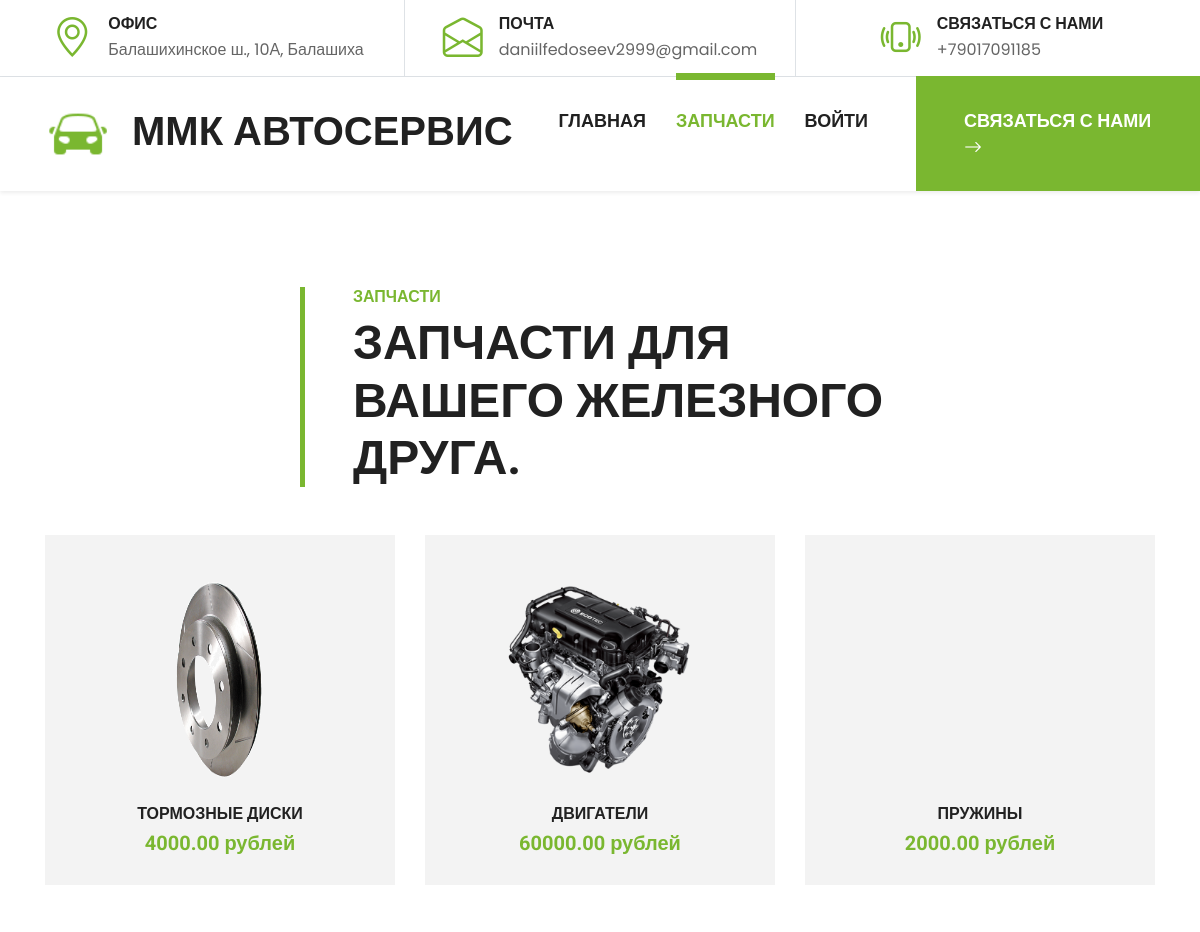
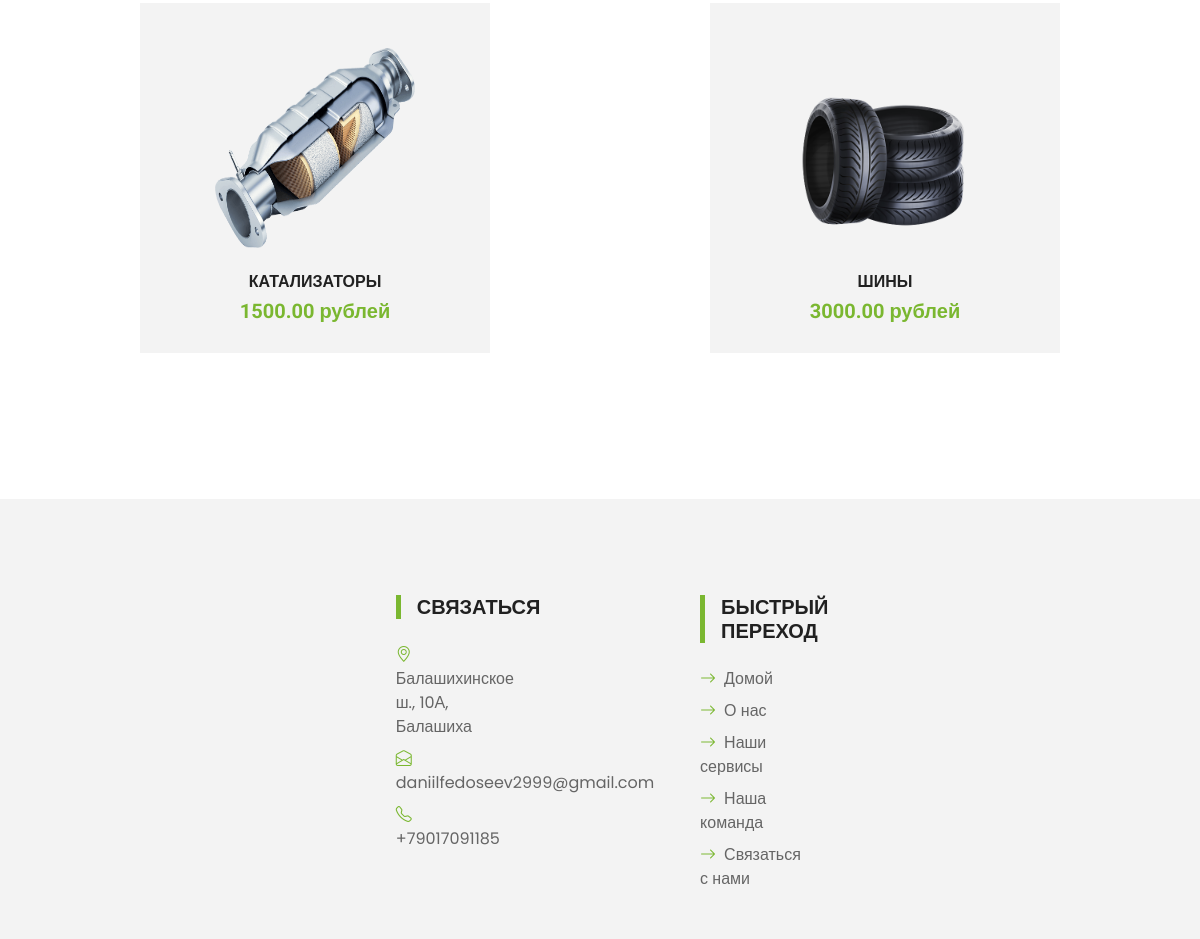
The page /product.php on the database its author committed (2 pictures, top to bottom).
### tables this page shows
CREATE TABLE `products` (
  `id` int(11) NOT NULL,
  `name` varchar(100) NOT NULL,
  `description` text DEFAULT NULL,
  `price` decimal(10,2) NOT NULL,
  `image` varchar(255) DEFAULT NULL
);

### product.php (the view, shortened to what this page needs)
<?php
include 'php/config.php';
?>
<!DOCTYPE html>
<html lang="ru">
<head>
    <link href="https://cdn.jsdelivr.net/npm/bootstrap-icons@1.4.1/font/bootstrap-icons.css" rel="stylesheet">
    <link href="lib/flaticon/font/flaticon.css" rel="stylesheet">
    <link href="lib/owlcarousel/assets/owl.carousel.min.css" rel="stylesheet">
    <link href="css/bootstrap.min.css" rel="stylesheet">
    <link href="css/style.css" rel="stylesheet">
</head>
<body>
    <div class="container-fluid border-bottom d-none d-lg-block">
        <div class="row gx-0">
            <div class="col-lg-4 text-center py-2">
                <div class="d-inline-flex align-items-center">
                    <i class="bi bi-geo-alt fs-1 text-primary me-3"></i>
                    <div class="text-start">
                        <h6 class="text-uppercase mb-1">Офис</h6>
                        <span>Балашихинское ш., 10А, Балашиха</span>
                    </div>
                </div>
            </div>
            <div class="col-lg-4 text-center border-start border-end py-2">
                <div class="d-inline-flex align-items-center">
                    <i class="bi bi-envelope-open fs-1 text-primary me-3"></i>
                    <div class="text-start">
                        <h6 class="text-uppercase mb-1">Почта</h6>
                        <span>daniilfedoseev2999@gmail.com</span>
                    </div>
                </div>
            </div>
            <div class="col-lg-4 text-center py-2">
                <div class="d-inline-flex align-items-center">
                    <i class="bi bi-phone-vibrate fs-1 text-primary me-3"></i>
                    <div class="text-start">
                        <h6 class="text-uppercase mb-1">Связаться с нами</h6>
                        <span>+79017091185</span>
                    </div>
                </div>
            </div>
        </div>
    </div>
    <nav class="navbar navbar-expand-lg bg-white navbar-light shadow-sm py-3 py-lg-0 px-3 px-lg-0 mb-5">
        <a href="index.php" class="navbar-brand ms-lg-5">
            <h1 class="m-0 text-uppercase text-dark"><img class="flaticon-cat display-1 text-primary me-4" src="img/логотип.png" height="60px">ММК Автосервис</h1>
        </a>
        <div class="collapse navbar-collapse" id="navbarCollapse">
            <div class="navbar-nav ms-auto py-0">
                <a href="index.php" class="nav-item nav-link">Главная</a>
                <a href="product.php" class="nav-item nav-link active">Запчасти</a>
                <?php if (isset($_SESSION['user_id'])): ?>
                    <a href="view_cart.php" class="nav-item nav-link">Корзина</a>
                    <a href="php/logout.php" class="nav-item nav-link">Выйти</a>
                <?php else: ?>
                    <a href="login.html" class="nav-item nav-link">Войти</a>
                <?php endif; ?>
                <a href="contact.php" class="nav-item nav-link nav-contact bg-primary text-white px-5 ms-lg-5">Связаться с нами <i class="bi bi-arrow-right"></i></a>
            </div>
        </div>
    </nav>
    <div class="container-fluid py-5">
        <div class="container">
            <div class="border-start border-5 border-primary ps-5 mb-5" style="max-width: 600px;">
                <h6 class="text-primary text-uppercase">Запчасти</h6>
                <h1 class="display-5 text-uppercase mb-0">Запчасти для вашего железного друга.</h1>
            </div>
            <div class="row">
                <?php
                $sql = "SELECT id, name, description, price, image FROM products";
                $result = $conn->query($sql);
                if ($result->num_rows > 0) {
                    while($row = $result->fetch_assoc()) {
                        echo '<div class="col-md-4">';
                        echo '    <div class="product-item position-relative bg-light d-flex flex-column text-center">';
                        echo '        <img class="img-fluid mb-4" src="img/' . $row["image"] . '" alt="">';
                        echo '        <h6 class="text-uppercase">' . $row["name"] . '</h6>';
                        echo '        <h5 class="text-primary mb-0">' . $row["price"] . ' рублей</h5>';
                        echo '    </div>';
                        echo '</div>';
                    }
                } else {
                    echo '<p>Нет товаров для отображения.</p>';
                }
                ?>
            </div>
        </div>
    </div>
    <div class="container-fluid bg-light mt-5 py-5">
        <div class="container pt-5">
            <div class="row g-5">
                <div class="col-lg-3 col-md-6">
                    <h5 class="text-uppercase border-start border-5 border-primary ps-3 mb-4">Связаться</h5>
                    <p class="mb-2"><i class="bi bi-geo-alt text-primary me-2"></i>Балашихинское ш., 10А, Балашиха</p>
                    <p class="mb-2"><i class="bi bi-envelope-open text-primary me-2"></i>daniilfedoseev2999@gmail.com</p>
                    <p class="mb-0"><i class="bi bi-telephone text-primary me-2"></i>+79017091185</p>
                </div>
                <div class="col-lg-3 col-md-6">
                    <h5 class="text-uppercase border-start border-5 border-primary ps-3 mb-4">Быстрый переход</h5>
                    <div class="d-flex flex-column justify-content-start">
                        <a class="text-body mb-2" href="index.php"><i class="bi bi-arrow-right text-primary me-2"></i>Домой</a>
                        <a class="text-body mb-2" href="#about"><i class="bi bi-arrow-right text-primary me-2"></i>О нас</a>
                        <a class="text-body mb-2" href="#service"><i class="bi bi-arrow-right text-primary me-2"></i>Наши сервисы</a>
                        <a class="text-body mb-2" href="#team"><i class="bi bi-arrow-right text-primary me-2"></i>Наша команда</a>
                        <a class="text-body" href="contact.php"><i class="bi bi-arrow-right text-primary me-2"></i>Связаться с нами</a>
                    </div>
                </div>
            </div>
        </div>
    </div>
</body>
</html>

### css/style.css (style rules this page uses)
:root { --primary: #7AB730; --secondary: #FFD33C; --light: #F3F3F3; --dark: #212121; }
[class^=flaticon-]:before, [class*=" flaticon-"]:before, [class^=flaticon-]:after, [class*=" flaticon-"]:after { font-size: inherit; margin-left: 0; }
.text-dark { color: white; }
.navbar-light .navbar-nav .nav-link { font-family: 'Roboto', sans-serif; position: relative; margin-left: 30px; padding: 30px 0; font-size: 18px; font-weight: 700; text-transform: uppercase; color: var(--dark); outline: none; transition: .5s; }
.navbar-light .navbar-nav .nav-link:hover, .navbar-light .navbar-nav .nav-link.active { color: var(--primary); }
@media (min-width: 992px) { .navbar-light .navbar-nav .nav-link::before { position: absolute; content: ""; width: 0; height: 7px; top: -4px; left: 50%; background: var(--primary); transition: .5s; } }
@media (min-width: 992px) { .navbar-light .navbar-nav .nav-link:hover::before, .navbar-light .navbar-nav .nav-link.active::before { width: 100%; left: 0; } }
@media (min-width: 992px) { .navbar-light .navbar-nav .nav-link.nav-contact::before { width: 100%; height: 1px; top: -1px; left: 0; } }
.product-item { padding: 30px; }
.product-item { padding: 30px; width: 350px; height: 350px; display: flex; justify-content: flex-end; align-items: center; }
.product-item img { max-width: 200px; height: 200px; }
.col-md-4 { margin-bottom: 50px; }
@media (min-width: 768px) { .row > .col-md-4 { display: flex; justify-content: center; align-items: center; } }
.container { display: flex; flex-direction: column; align-items: center; }
.row { justify-content: space-around; }

### rows shown on the page
products: image (picture), name "ТОРМОЗНЫЕ ДИСКИ", price "4000.00"
products: image (picture), name "ДВИГАТЕЛИ", price "60000.00"
products: name "ПРУЖИНЫ", price "2000.00"
products: image (picture), name "КАТАЛИЗАТОРЫ", price "1500.00"
products: image (picture), name "ШИНЫ", price "3000.00"
